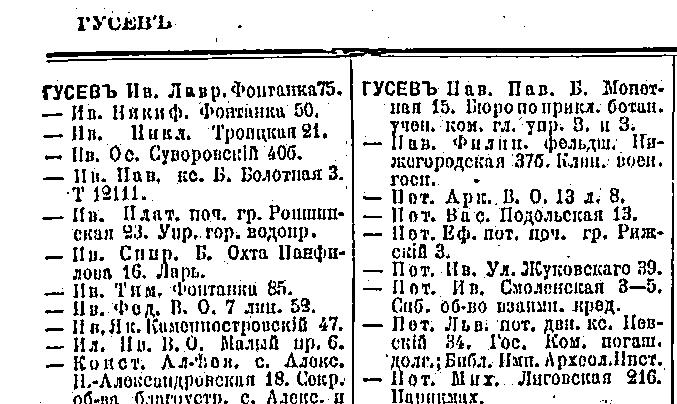
#> input picture test/data/crisp-small-proc.jpg, 677 x 404 px
$ python -i image.py   (imports and definitions only)
#> lines starting #> are read from the running program, lines starting #| are printed output that depends on the picture; after the words box and inside, x2 and y2 are one past the last pixel; in counts of white or black regions, pixels touching at a corner belong together
#> further down, picture is the input picture: shape (404, 677); min 0, max 255, mean 213
import logging
import os
from typing import Tuple, List

import cv2
import matplotlib.pyplot as plt
import numpy as np

Rectangle = Tuple[int, int, int, int]


def load_grayscale_image(filename: str) -> np.ndarray:
    """
    Loads 2D bitmap from file.
    """
    if not filename.endswith('.jpg'):
        filename += '.jpg'
    rgb = cv2.imread(filename)
    return cv2.cvtColor(rgb, cv2.COLOR_RGB2GRAY)


def plot_multiple(data: List[Tuple[np.ndarray, str, str]], layout=None) -> None:
    _layout = (1, len(data)) if layout is None else layout
    assert _layout[0] * _layout[1] >= len(data)

    fig, axes = plt.subplots(*_layout, figsize=(30, 20))
    ax = axes.ravel()

    for i, (img, title, cmap) in enumerate(data):
        if cmap is None:
            ax[i].imshow(img)
        else:
            ax[i].imshow(img, cmap=cmap)
        ax[i].set_title(title)

    for i in range(layout[0] * layout[1]):
        ax[i].set_axis_off()

    plt.show()


def crop_vertical(img: np.ndarray, top: int = 0, bottom: int = 0) -> np.ndarray:
#> called with top = 80, bottom = 80
    h = img.shape[0]
#> h = 404
    return img[top:h - bottom, :]
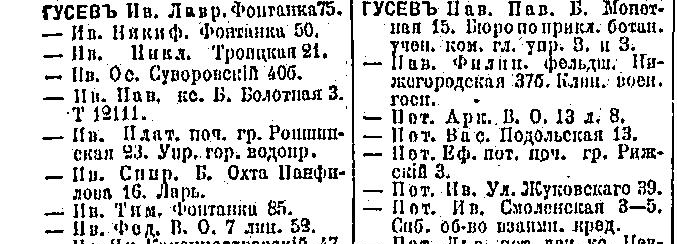
#> returned value: shape (244, 677); min 0, max 255, mean 209.8


def draw_rectangles(img: np.ndarray, rectangles: List[Rectangle], color=(255, 0, 0)) -> np.ndarray:
    result = cv2.cvtColor(img, cv2.COLOR_GRAY2RGB)
    for x, y, w, h in rectangles:
        cv2.rectangle(result, (x, y), (x + w, y + h), color, 2)
    return result


def visualise_segmentation_process(gray: np.ndarray) -> None:
    """
    Experimental method for the segmentation pipeline. Plots every step.
    :param gray:
    :return:
    """
    # todo instead of crop, detect top and bottom horizontal elements
    gray = crop_vertical(gray, 80, 80)

    _, thresh = cv2.threshold(gray, 0, 255, cv2.THRESH_BINARY_INV + cv2.THRESH_OTSU)
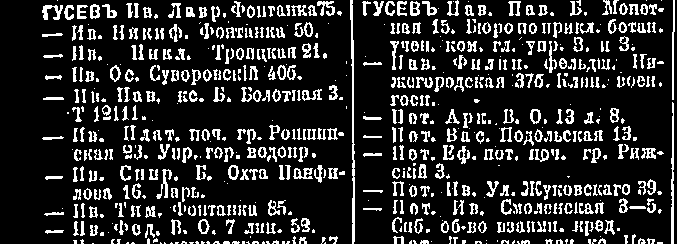
#> thresh: shape (244, 677); 17.3% white in thin lines or dots
    # cv2.MORPH_ERODE - thin out thick stuff (prefer cv2.erode?)
    # cv2.MORPH_DILATE - thicken stuff (prefer cv2.dilate?)
    # cv2.MORPH_OPEN - remove white spots on background
    # cv2.MORPH_CLOSE - remove black spots on foreground

    # use morphology erode to blur horizontally
    # kernel = np.ones((500,3), np.uint8)
    kernel = cv2.getStructuringElement(cv2.MORPH_RECT, (2, 17))
    morph1 = cv2.morphologyEx(thresh, cv2.MORPH_DILATE, kernel, iterations=3)
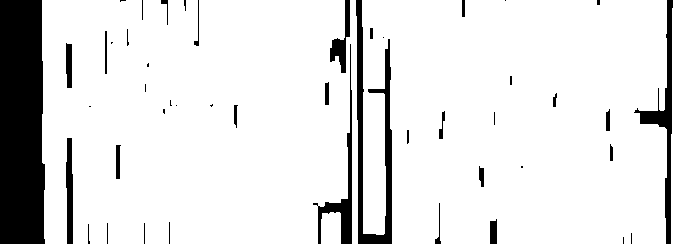
#> morph1: shape (244, 677); 88.5% white; 47 black regions (18 under 20 px), largest, box (x1, y1, x2, y2) and area: (0, 0, 45, 244) 10493, (356, 0, 392, 244) 2799, (634, 0, 673, 244) 1695

    kernel = cv2.getStructuringElement(cv2.MORPH_RECT, (13, 13))
    morph2 = cv2.morphologyEx(morph1, cv2.MORPH_OPEN, kernel, iterations=3)
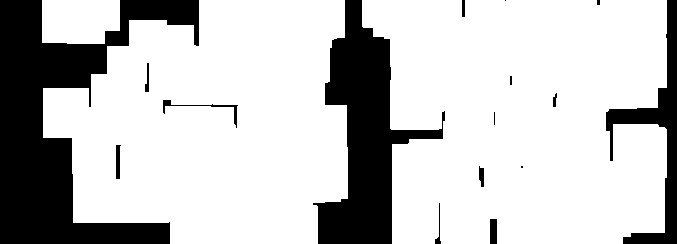
#> morph2: shape (244, 677); 76.6% white; 16 black regions (5 under 20 px)

    contours, _ = cv2.findContours(morph2, cv2.RETR_EXTERNAL, cv2.CHAIN_APPROX_SIMPLE)
#> contours = 3 contours; box (x1, y1, x2, y2) and area: (362, 0, 667, 244) 64766, (43, 0, 348, 244) 57778, (42, 0, 120, 44) 3092

    img = cv2.cvtColor(gray, cv2.COLOR_GRAY2RGB)
    result1 = img.copy()
    for c in contours:
        x, y, w, h = cv2.boundingRect(c)
        cv2.rectangle(result1, (x, y), (x + w, y + h), (255, 0), 2)
#> this loop made 3 passes
#> (x, w, h) on passes 1 to 3: (362, 305, 244), (43, 305, 244), (42, 78, 44)
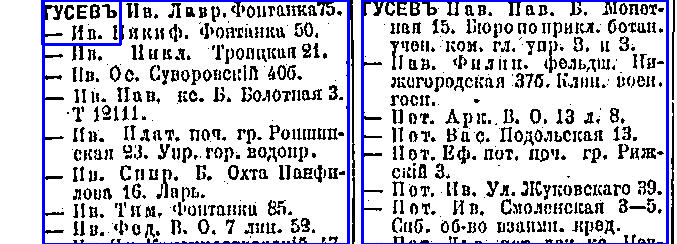
#> result1: shape (244, 677, 3); mean B, G, R 210.4, 202.5, 202.5
    result = result1

    plot_multiple([
        (gray, 'Source', 'gray'),
        (thresh, 'Threshold', 'gray'),
        (morph1, 'Morph 1', 'gray'),
        (morph2, 'Morph 2', 'gray'),
        (result, 'Result', None),
    ], layout=(2, 3))


def save_segments(img: np.ndarray, segments: List[Rectangle], out_dir: str) -> None:
    os.makedirs(out_dir, exist_ok=True)
    for i, segment in enumerate(segments):
        x, y, w, h = segment
        segment_image = img[y:y + h,x:x + w]
        filename = f"column-{i:02}.jpg"
        full_path = os.path.join(out_dir, filename)
        logging.debug(f"saving segment to {full_path}")
        cv2.imwrite(full_path, segment_image, [cv2.IMWRITE_JPEG_QUALITY,75])

>>> import cv2
>>> picture = cv2.imread('../test/data/crisp-small-proc.jpg', cv2.IMREAD_GRAYSCALE)
>>> result = visualise_segmentation_process(picture)
